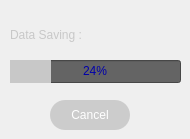
                           <widget class="QWidget" name="page_9">
                            <widget class="QLabel" name="label_87">
                             <property name="geometry">
                              <rect>
                               <x>10</x>
                               <y>20</y>
                               <width>120</width>
                               <height>30</height>
                              </rect>
                             </property>
                             <property name="minimumSize">
                              <size>
                               <width>120</width>
                               <height>30</height>
                              </size>
                             </property>
                             <property name="maximumSize">
                              <size>
                               <width>120</width>
                               <height>30</height>
                              </size>
                             </property>
                             <property name="styleSheet">
                              <string notr="true">color: rgb(200, 200, 200);
font: 87 9pt &quot;Segoe UI Black&quot;;</string>
                             </property>
                             <property name="text">
                              <string>Data Saving :</string>
                             </property>
                            </widget>
                            <widget class="QProgressBar" name="progressBar">
                             <property name="geometry">
                              <rect>
                               <x>10</x>
                               <y>60</y>
                               <width>171</width>
                               <height>23</height>
                              </rect>
                             </property>
                             <property name="styleSheet">
                              <string notr="true">QProgressBar
{
    background: rgb(100, 100, 100);
    text-align: center;
	color: rgb(0, 0,170);
}
QProgressBar::chunk
{
    background-color: rgb(200, 200,200)
}</string>
                             </property>
                             <property name="value">
                              <number>24</number>
                             </property>
                            </widget>
                            <widget class="QPushButton" name="pushButton_cancelSaving">
                             <property name="geometry">
                              <rect>
                               <x>50</x>
                               <y>100</y>
                               <width>80</width>
                               <height>30</height>
                              </rect>
                             </property>
                             <property name="minimumSize">
                              <size>
                               <width>80</width>
                               <height>30</height>
                              </size>
                             </property>
                             <property name="maximumSize">
                              <size>
                               <width>80</width>
                               <height>30</height>
                              </size>
                             </property>
                             <property name="cursor">
                              <cursorShape>PointingHandCursor</cursorShape>
                             </property>
                             <property name="styleSheet">
                              <string notr="true">QPushButton{
font: 63 10pt &quot;Segoe UI Semibold&quot;;
color: rgb(255, 255, 255);
background-color: rgba(150, 150, 150,100);
border-radius:15px;
border:none;
background-repeat: no-repeat;
background-position: center;
}
QPushButton::hover{
background-color: rgb(0, 130, 0);
border-radius:15px;
border:none;
background-repeat: no-repeat;
background-position: center;
}</string>
                             </property>
                             <property name="text">
                              <string>Cancel</string>
                             </property>
                            </widget>
                           </widget>
